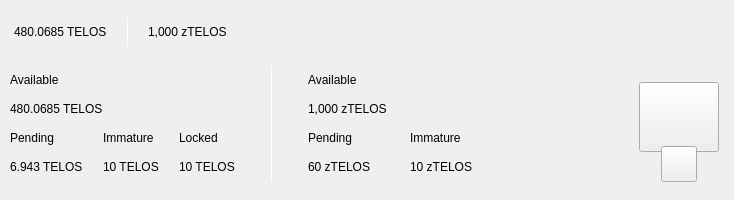
<?xml version="1.0" encoding="UTF-8"?>
<ui version="4.0">
 <class>TopBar</class>
 <widget class="QWidget" name="TopBar">
  <property name="geometry">
   <rect>
    <x>0</x>
    <y>0</y>
    <width>734</width>
    <height>200</height>
   </rect>
  </property>
  <property name="minimumSize">
   <size>
    <width>0</width>
    <height>200</height>
   </size>
  </property>
  <property name="maximumSize">
   <size>
    <width>16777215</width>
    <height>200</height>
   </size>
  </property>
  <property name="windowTitle">
   <string>Form</string>
  </property>
  <layout class="QVBoxLayout" name="verticalLayout_10" stretch="0">
   <property name="spacing">
    <number>0</number>
   </property>
   <property name="leftMargin">
    <number>0</number>
   </property>
   <property name="topMargin">
    <number>0</number>
   </property>
   <property name="rightMargin">
    <number>0</number>
   </property>
   <property name="bottomMargin">
    <number>0</number>
   </property>
   <item>
    <widget class="QWidget" name="containerTop" native="true">
     <layout class="QVBoxLayout" name="verticalLayout_11">
      <property name="spacing">
       <number>0</number>
      </property>
      <property name="leftMargin">
       <number>0</number>
      </property>
      <property name="topMargin">
       <number>0</number>
      </property>
      <property name="rightMargin">
       <number>0</number>
      </property>
      <property name="bottomMargin">
       <number>0</number>
      </property>
      <item>
       <widget class="QWidget" name="top_container_2" native="true">
        <property name="minimumSize">
         <size>
          <width>0</width>
          <height>65</height>
         </size>
        </property>
        <layout class="QHBoxLayout" name="top_container">
         <property name="spacing">
          <number>0</number>
         </property>
         <property name="leftMargin">
          <number>14</number>
         </property>
         <property name="topMargin">
          <number>0</number>
         </property>
         <property name="rightMargin">
          <number>14</number>
         </property>
         <property name="bottomMargin">
          <number>0</number>
         </property>
         <item alignment="Qt::AlignVCenter">
          <widget class="QWidget" name="widgetTopAmount" native="true">
           <property name="sizePolicy">
            <sizepolicy hsizetype="Preferred" vsizetype="Maximum">
             <horstretch>0</horstretch>
             <verstretch>0</verstretch>
            </sizepolicy>
           </property>
           <layout class="QHBoxLayout" name="horizontalLayout_5">
            <property name="spacing">
             <number>0</number>
            </property>
            <property name="leftMargin">
             <number>0</number>
            </property>
            <property name="topMargin">
             <number>0</number>
            </property>
            <property name="rightMargin">
             <number>0</number>
            </property>
            <property name="bottomMargin">
             <number>0</number>
            </property>
            <item alignment="Qt::AlignTop">
             <widget class="QLabel" name="labelAmountTopPiv">
              <property name="minimumSize">
               <size>
                <width>0</width>
                <height>36</height>
               </size>
              </property>
              <property name="styleSheet">
               <string notr="true">padding:0px;margin:0px;</string>
              </property>
              <property name="text">
               <string>480.0685 TELOS</string>
              </property>
             </widget>
            </item>
            <item>
             <spacer name="horizontalSpacer_11">
              <property name="orientation">
               <enum>Qt::Horizontal</enum>
              </property>
              <property name="sizeType">
               <enum>QSizePolicy::Fixed</enum>
              </property>
              <property name="sizeHint" stdset="0">
               <size>
                <width>20</width>
                <height>20</height>
               </size>
              </property>
             </spacer>
            </item>
            <item alignment="Qt::AlignVCenter">
             <widget class="QLabel" name="label_16">
              <property name="minimumSize">
               <size>
                <width>1</width>
                <height>30</height>
               </size>
              </property>
              <property name="maximumSize">
               <size>
                <width>1</width>
                <height>30</height>
               </size>
              </property>
              <property name="styleSheet">
               <string notr="true">background-color:white;
padding:0px;
border:none;</string>
              </property>
              <property name="text">
               <string/>
              </property>
             </widget>
            </item>
            <item>
             <spacer name="horizontalSpacer_12">
              <property name="orientation">
               <enum>Qt::Horizontal</enum>
              </property>
              <property name="sizeType">
               <enum>QSizePolicy::Fixed</enum>
              </property>
              <property name="sizeHint" stdset="0">
               <size>
                <width>20</width>
                <height>20</height>
               </size>
              </property>
             </spacer>
            </item>
            <item alignment="Qt::AlignTop">
             <widget class="QLabel" name="labelAmountTopzTelos">
              <property name="minimumSize">
               <size>
                <width>0</width>
                <height>36</height>
               </size>
              </property>
              <property name="text">
               <string>1,000 zTELOS</string>
              </property>
             </widget>
            </item>
           </layout>
          </widget>
         </item>
         <item>
          <spacer name="horizontalSpacer">
           <property name="orientation">
            <enum>Qt::Horizontal</enum>
           </property>
           <property name="sizeHint" stdset="0">
            <size>
             <width>40</width>
             <height>20</height>
            </size>
           </property>
          </spacer>
         </item>
         <item>
          <layout class="QHBoxLayout" name="horizontalLayout_4">
           <property name="spacing">
            <number>12</number>
           </property>
           <property name="rightMargin">
            <number>0</number>
           </property>
           <item alignment="Qt::AlignRight">
            <widget class="QWidget" name="layoutSync" native="true">
             <property name="minimumSize">
              <size>
               <width>0</width>
               <height>36</height>
              </size>
             </property>
             <property name="maximumSize">
              <size>
               <width>16777215</width>
               <height>36</height>
              </size>
             </property>
             <layout class="QVBoxLayout" name="verticalLayout_9">
              <property name="leftMargin">
               <number>0</number>
              </property>
              <property name="topMargin">
               <number>0</number>
              </property>
              <property name="rightMargin">
               <number>0</number>
              </property>
              <property name="bottomMargin">
               <number>0</number>
              </property>
              <item>
               <widget class="ExpandableButton" name="pushButtonSync" native="true">
                <property name="minimumSize">
                 <size>
                  <width>36</width>
                  <height>36</height>
                 </size>
                </property>
                <property name="maximumSize">
                 <size>
                  <width>16777215</width>
                  <height>36</height>
                 </size>
                </property>
               </widget>
              </item>
             </layout>
            </widget>
           </item>
           <item>
            <widget class="ExpandableButton" name="pushButtonMint" native="true">
             <property name="minimumSize">
              <size>
               <width>36</width>
               <height>36</height>
              </size>
             </property>
            </widget>
           </item>
           <item>
            <widget class="ExpandableButton" name="pushButtonStack" native="true">
             <property name="minimumSize">
              <size>
               <width>36</width>
               <height>36</height>
              </size>
             </property>
            </widget>
           </item>
           <item>
            <widget class="ExpandableButton" name="pushButtonConnection" native="true">
             <property name="minimumSize">
              <size>
               <width>36</width>
               <height>36</height>
              </size>
             </property>
            </widget>
           </item>
           <item>
            <widget class="ExpandableButton" name="pushButtonLock" native="true">
             <property name="sizePolicy">
              <sizepolicy hsizetype="Expanding" vsizetype="Expanding">
               <horstretch>0</horstretch>
               <verstretch>0</verstretch>
              </sizepolicy>
             </property>
             <property name="minimumSize">
              <size>
               <width>36</width>
               <height>0</height>
              </size>
             </property>
            </widget>
           </item>
           <item>
            <widget class="ExpandableButton" name="pushButtonTheme" native="true">
             <property name="minimumSize">
              <size>
               <width>36</width>
               <height>36</height>
              </size>
             </property>
             <property name="maximumSize">
              <size>
               <width>16777215</width>
               <height>36</height>
              </size>
             </property>
            </widget>
           </item>
           <item>
            <widget class="ExpandableButton" name="pushButtonFAQ" native="true">
             <property name="minimumSize">
              <size>
               <width>36</width>
               <height>36</height>
              </size>
             </property>
            </widget>
           </item>
          </layout>
         </item>
        </layout>
       </widget>
      </item>
      <item>
       <widget class="QWidget" name="bottom_container" native="true">
        <property name="minimumSize">
         <size>
          <width>0</width>
          <height>135</height>
         </size>
        </property>
        <layout class="QHBoxLayout" name="botton_container">
         <property name="leftMargin">
          <number>10</number>
         </property>
         <property name="topMargin">
          <number>0</number>
         </property>
         <property name="rightMargin">
          <number>10</number>
         </property>
         <property name="bottomMargin">
          <number>10</number>
         </property>
         <item>
          <layout class="QHBoxLayout" name="horizontalLayout_3">
           <property name="bottomMargin">
            <number>9</number>
           </property>
           <item>
            <layout class="QVBoxLayout" name="verticalLayout_7">
             <property name="spacing">
              <number>0</number>
             </property>
             <property name="leftMargin">
              <number>0</number>
             </property>
             <property name="rightMargin">
              <number>30</number>
             </property>
             <item>
              <layout class="QVBoxLayout" name="verticalLayout_2">
               <item>
                <widget class="QLabel" name="labelTitle1">
                 <property name="text">
                  <string>Available</string>
                 </property>
                </widget>
               </item>
               <item>
                <widget class="QLabel" name="labelAmountPiv">
                 <property name="text">
                  <string>480.0685 TELOS</string>
                 </property>
                </widget>
               </item>
              </layout>
             </item>
             <item>
              <layout class="QHBoxLayout" name="horizontalLayout_2">
               <property name="spacing">
                <number>0</number>
               </property>
               <item>
                <layout class="QVBoxLayout" name="verticalLayout_3">
                 <item>
                  <widget class="QLabel" name="labelTitle3">
                   <property name="text">
                    <string>Pending</string>
                   </property>
                  </widget>
                 </item>
                 <item>
                  <widget class="QLabel" name="labelPendingPiv">
                   <property name="text">
                    <string>6.943 TELOS</string>
                   </property>
                  </widget>
                 </item>
                </layout>
               </item>
               <item>
                <spacer name="horizontalSpacer_3">
                 <property name="orientation">
                  <enum>Qt::Horizontal</enum>
                 </property>
                 <property name="sizeType">
                  <enum>QSizePolicy::Fixed</enum>
                 </property>
                 <property name="sizeHint" stdset="0">
                  <size>
                   <width>20</width>
                   <height>20</height>
                  </size>
                 </property>
                </spacer>
               </item>
               <item>
                <layout class="QVBoxLayout" name="verticalLayout_4">
                 <item>
                  <widget class="QLabel" name="labelTitle4">
                   <property name="text">
                    <string>Immature</string>
                   </property>
                  </widget>
                 </item>
                 <item>
                  <widget class="QLabel" name="labelImmaturePiv">
                   <property name="text">
                    <string>10 TELOS</string>
                   </property>
                  </widget>
                 </item>
                </layout>
               </item>
               <item>
                <spacer name="horizontalSpacer_Locked">
                 <property name="orientation">
                  <enum>Qt::Horizontal</enum>
                 </property>
                 <property name="sizeType">
                  <enum>QSizePolicy::Fixed</enum>
                 </property>
                 <property name="sizeHint" stdset="0">
                  <size>
                   <width>20</width>
                   <height>20</height>
                  </size>
                 </property>
                </spacer>
               </item>
                <item>
                  <layout class="QVBoxLayout" name="verticalLayout_locked">
                  <item>
                  <widget class="QLabel" name="labelTitleLocked">
                  <property name="text">
                      <string>Locked</string>
                  </property>
                  </widget>
                  </item>
                  <item>
                  <widget class="QLabel" name="labelAmountPivLocked">
                  <property name="text">
                      <string>10 TELOS</string>
                  </property>
                  </widget>
                  </item>
                  </layout>
                </item>
              </layout>
             </item>
            </layout>
           </item>
           <item>
            <widget class="QLabel" name="label_9">
             <property name="minimumSize">
              <size>
               <width>1</width>
               <height>100</height>
              </size>
             </property>
             <property name="maximumSize">
              <size>
               <width>1</width>
               <height>16777215</height>
              </size>
             </property>
             <property name="styleSheet">
              <string notr="true">background-color:white;
padding:0px;
border:none;</string>
             </property>
             <property name="text">
              <string/>
             </property>
            </widget>
           </item>
           <item>
            <layout class="QVBoxLayout" name="verticalLayout_8">
             <property name="spacing">
              <number>0</number>
             </property>
             <property name="leftMargin">
              <number>30</number>
             </property>
             <item>
              <layout class="QVBoxLayout" name="verticalLayout">
               <item>
                <widget class="QLabel" name="labelTitle2">
                 <property name="text">
                  <string>Available</string>
                 </property>
                </widget>
               </item>
               <item>
                <widget class="QLabel" name="labelAmountzTelos">
                 <property name="text">
                  <string>1,000 zTELOS</string>
                 </property>
                </widget>
               </item>
              </layout>
             </item>
             <item>
              <layout class="QHBoxLayout" name="horizontalLayout">
               <property name="spacing">
                <number>0</number>
               </property>
               <item>
                <layout class="QVBoxLayout" name="verticalLayout_5">
                 <item>
                  <widget class="QLabel" name="labelTitle5">
                   <property name="text">
                    <string>Pending</string>
                   </property>
                  </widget>
                 </item>
                 <item>
                  <widget class="QLabel" name="labelPendingzTelos">
                   <property name="text">
                    <string>60 zTELOS</string>
                   </property>
                  </widget>
                 </item>
                </layout>
               </item>
               <item>
                <spacer name="horizontalSpacer_4">
                 <property name="orientation">
                  <enum>Qt::Horizontal</enum>
                 </property>
                 <property name="sizeType">
                  <enum>QSizePolicy::Fixed</enum>
                 </property>
                 <property name="sizeHint" stdset="0">
                  <size>
                   <width>40</width>
                   <height>20</height>
                  </size>
                 </property>
                </spacer>
               </item>
               <item>
                <layout class="QVBoxLayout" name="verticalLayout_6">
                 <item>
                  <widget class="QLabel" name="labelTitle6">
                   <property name="text">
                    <string>Immature</string>
                   </property>
                  </widget>
                 </item>
                 <item>
                  <widget class="QLabel" name="labelImmaturezTelos">
                   <property name="text">
                    <string>10 zTELOS</string>
                   </property>
                  </widget>
                 </item>
                </layout>
               </item>
              </layout>
             </item>
            </layout>
           </item>
          </layout>
         </item>
         <item>
          <spacer name="horizontalSpacer_2">
           <property name="orientation">
            <enum>Qt::Horizontal</enum>
           </property>
           <property name="sizeHint" stdset="0">
            <size>
             <width>40</width>
             <height>20</height>
            </size>
           </property>
          </spacer>
         </item>
         <item alignment="Qt::AlignHCenter|Qt::AlignVCenter">
          <widget class="QWidget" name="qrContainer" native="true">
           <property name="sizePolicy">
            <sizepolicy hsizetype="Preferred" vsizetype="Minimum">
             <horstretch>0</horstretch>
             <verstretch>0</verstretch>
            </sizepolicy>
           </property>
           <property name="minimumSize">
            <size>
             <width>90</width>
             <height>110</height>
            </size>
           </property>
           <property name="maximumSize">
            <size>
             <width>90</width>
             <height>110</height>
            </size>
           </property>
           <layout class="QVBoxLayout" name="containerQR">
            <property name="spacing">
             <number>0</number>
            </property>
            <property name="leftMargin">
             <number>5</number>
            </property>
            <property name="topMargin">
             <number>10</number>
            </property>
            <property name="rightMargin">
             <number>5</number>
            </property>
            <property name="bottomMargin">
             <number>0</number>
            </property>
            <item>
             <widget class="QPushButton" name="btnQr">
              <property name="minimumSize">
               <size>
                <width>70</width>
                <height>70</height>
               </size>
              </property>
              <property name="maximumSize">
               <size>
                <width>16777215</width>
                <height>70</height>
               </size>
              </property>
              <property name="text">
               <string/>
              </property>
              <property name="iconSize">
               <size>
                <width>70</width>
                <height>70</height>
               </size>
              </property>
             </widget>
            </item>
            <item>
             <spacer name="verticalSpacer">
              <property name="orientation">
               <enum>Qt::Vertical</enum>
              </property>
              <property name="sizeType">
               <enum>QSizePolicy::Fixed</enum>
              </property>
              <property name="sizeHint" stdset="0">
               <size>
                <width>20</width>
                <height>20</height>
               </size>
              </property>
             </spacer>
            </item>
            <item alignment="Qt::AlignHCenter|Qt::AlignBottom">
             <widget class="QPushButton" name="pushButtonQR">
              <property name="minimumSize">
               <size>
                <width>36</width>
                <height>36</height>
               </size>
              </property>
              <property name="maximumSize">
               <size>
                <width>36</width>
                <height>36</height>
               </size>
              </property>
              <property name="text">
               <string/>
              </property>
             </widget>
            </item>
           </layout>
          </widget>
         </item>
        </layout>
       </widget>
      </item>
     </layout>
    </widget>
   </item>
  </layout>
 </widget>
 <customwidgets>
  <customwidget>
   <class>ExpandableButton</class>
   <extends>QWidget</extends>
   <header>qt/transcendence/expandablebutton.h</header>
   <container>1</container>
  </customwidget>
 </customwidgets>
 <resources/>
 <connections/>
</ui>
